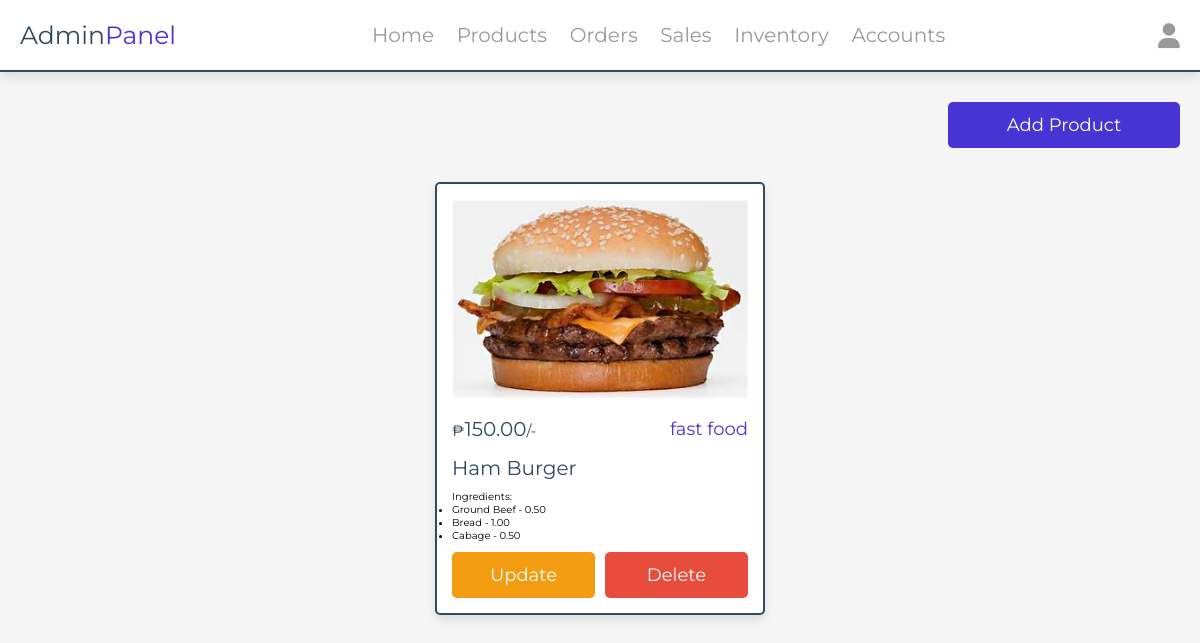
The app's page /admin/products.php (signed in) with its own data.
### tables this page shows
CREATE TABLE `products` (
  `id` int(11) NOT NULL,
  `name` varchar(255) NOT NULL,
  `category` varchar(255) NOT NULL,
  `price` decimal(10,2) NOT NULL,
  `image` varchar(255) NOT NULL
);

CREATE TABLE `product_ingredients` (
  `id` int(11) NOT NULL,
  `product_id` int(11) DEFAULT NULL,
  `ingredient_id` int(11) DEFAULT NULL,
  `quantity` decimal(10,2) NOT NULL DEFAULT 0.00
);

CREATE TABLE `ingredients` (
  `id` int(11) NOT NULL,
  `name` varchar(255) NOT NULL,
  `quantity` decimal(10,2) NOT NULL DEFAULT 0.00,
  `unit` varchar(50) NOT NULL
);

### admin/products.php (the view, shortened to what this page needs)
<?php
include '../components/connect.php';
?>
<!DOCTYPE html>
<html lang="en">
<head>
    <link rel="stylesheet" href="https://cdnjs.cloudflare.com/ajax/libs/font-awesome/6.1.1/css/all.min.css">
    <link rel="stylesheet" href="../css/admin_style.css">
</head>
<body>
    <?php include '../components/admin_header.php' ?>
    <div class="container">
        <a href="add_products.php" class="btn">Add product</a>
    </div>
    <section class="show-products" style="padding-top: 0;">
        <div class="box-container">
            <?php
    $show_products = $conn->prepare("SELECT * FROM `products`");
    $show_products->execute();
    if ($show_products->rowCount() > 0) {
        while ($fetch_products = $show_products->fetch(PDO::FETCH_ASSOC)) {
            ?>
            <div class="box">
                <img src="../uploaded_img/<?= $fetch_products['image']; ?>" alt="">
                <div class="flex">
                    <div class="price"><span>₱</span><?= $fetch_products['price']; ?><span>/-</span></div>
                    <div class="category"><?= $fetch_products['category']; ?></div>
                </div>
                <div class="name"><?= $fetch_products['name']; ?></div>
                <div class="ingredients">Ingredients:</div>
                <ul>
                    <?php
                    $product_id = $fetch_products['id'];
                    $productIngredientsQuery = $conn->prepare("SELECT * FROM `product_ingredients` WHERE product_id = ?");
                    $productIngredientsQuery->execute([$product_id]);
                    while ($productIngredient = $productIngredientsQuery->fetch(PDO::FETCH_ASSOC)) {
                        $ingredient_id = $productIngredient['ingredient_id'];
                        $ingredientQuery = $conn->prepare("SELECT * FROM `ingredients` WHERE id = ?");
                        $ingredientQuery->execute([$ingredient_id]);
                        $ingredient = $ingredientQuery->fetch(PDO::FETCH_ASSOC);
                        ?>
                    <li><?= $ingredient['name']; ?> - <?= $productIngredient['quantity']; ?></li>
                    <?php } ?>
                </ul>
                <div class="flex-btn">
                    <a href="update_product.php?update=<?= $fetch_products['id']; ?>" class="option-btn">update</a>
                    <a href="products.php?delete=<?= $fetch_products['id']; ?>" class="delete-btn"
                        onclick="return confirm('delete this product?');">delete</a>
                </div>
            </div>
            <?php
        }
    } else {
        echo '<p class="empty">no products added yet!</p>';
    }
    ?>
        </div>
    </section>
</body>
</html>

### css/admin_style.css (style rules this page uses)
:root { --main-color:#4834d4; --red:#e74c3c; --orange:#f39c12; --black:#34495e; --white:#fff; --light-bg:#f5f5f5; --light-color:#999; --border:.2rem solid var(--black); --box-shadow:0 .5rem 1rem rgba(0,0,0,.1); }
* { font-family: 'Montserrat', sans-serif; margin:0; padding:0; box-sizing: border-box; text-decoration: none; outline: none; border:none; }
html { font-size: 62.5%; overflow-x: hidden; }
body { background-color: var(--light-bg); }
section { max-width: 1200px; margin:0 auto; padding:2rem; }
.btn, .delete-btn, .option-btn { display: block; margin-top: 1rem; border-radius: .5rem; cursor: pointer; width: 100%; font-size: 1.8rem; color:var(--white); padding:1.2rem 3rem; text-transform: capitalize; text-align: center; }
.btn { background-color: var(--main-color); }
.delete-btn { background-color: var(--red); }
.option-btn { background-color: var(--orange); }
.flex-btn { display: flex; gap:1rem; }
.show-products .box-container { display: grid; grid-template-columns: repeat(auto-fit, 33rem); gap:1.5rem; justify-content: center; align-items: flex-start; }
.show-products .box-container .box { background-color: var(--white); border-radius: .5rem; box-shadow: var(--box-shadow); border:var(--border); padding:1.5rem; }
.show-products .box-container .box img { width: 100%; height: 20rem; object-fit: contain; margin-bottom: 1rem; }
.show-products .box-container .box .name { font-size: 2rem; color:var(--black); padding:1rem 0; }
.show-products .box-container .box .flex { display: flex; align-items: center; gap:1rem; justify-content: space-between; }
.show-products .box-container .box .flex .category { font-size: 1.8rem; color:var(--main-color); }
.show-products .box-container .box .flex .price { font-size: 2rem; color:var(--black); margin:.5rem 0; }
.show-products .box-container .box .flex .price span { font-size: 1.5rem; }

### admin/products.php (style rules this page uses)
.container { margin-bottom: 70px; padding: 20px; }
.btn { width: 20%; float: right; }

### records on screen
products: image (picture), price "150.00", category "fast food", name "Ham Burger"
product_ingredients: ingredient.name "Ground Beef", quantity "0.50"
product_ingredients: ingredient.name "Bread", quantity "1.00"
product_ingredients: ingredient.name "Cabage", quantity "0.50"
